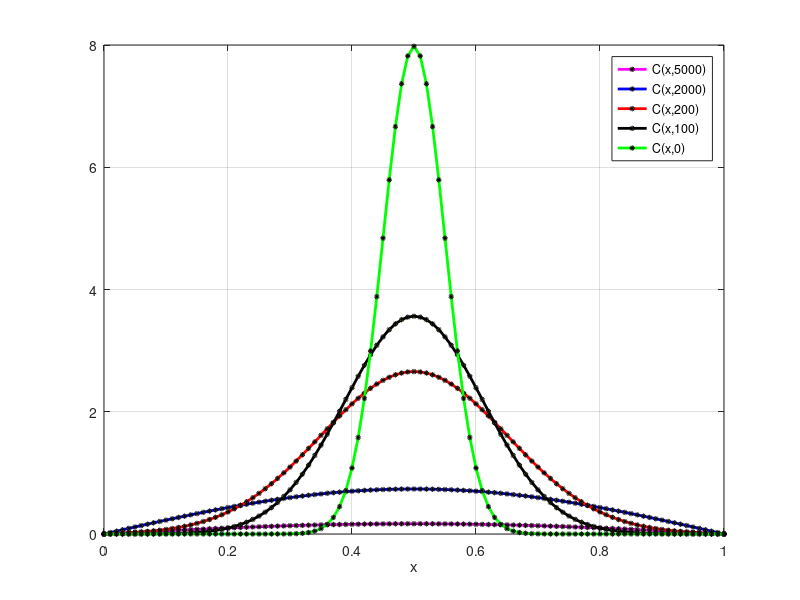
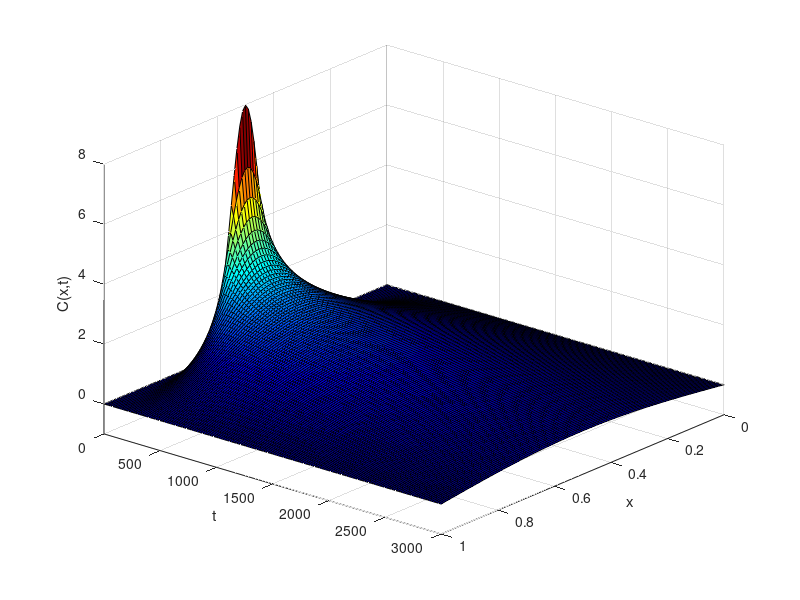

MATLAB code to generate these figures, in order:
clear all;
close all;
clf;
%Solution diffusion eq

%
D=0.00005;
nu=0.5;
sigma=0.05;
numx=101;
dx=1/(numx-1);
x=0:dx:1;
numt=5001;
dt=1;

%
c=zeros(numx,numt);
c(1,1)=0;
c(1,numt)=0;

%
for i=2:numx-1
  %Spatial
  c(i,1)=exp(-((x(i)-nu)^2)/(2*sigma^2))/sqrt(2*pi*sigma^2);
end
t(1)=0;
for j=1:numt
  %Time
  t(j+1)=t(j)+dt;
  for i=2:numx-1
    c(i,j+1)=c(i,j)+D*(dt/dx^2)*(c(i+1,j)-2*c(i,j)+c(i-1,j));
  end
end

%
figure(1)
plot(x,c(:,5001),'mo-','linewidth',2,'markeredgecolor','k','markerfacecolor','y','markersize',2);
hold on;
plot(x,c(:,2001),'bo-','linewidth',2,'markeredgecolor','k','markerfacecolor','y','markersize',2);
hold on;
plot(x,c(:,201),'ro-','linewidth',2,'markeredgecolor','k','markerfacecolor','y','markersize',2);
hold on;
plot(x,c(:,101),'ko-','linewidth',2,'markeredgecolor','k','markerfacecolor','y','markersize',2);
hold on;
plot(x,c(:,1),'go-','linewidth',2,'markeredgecolor','k','markerfacecolor','y','markersize',2);
hold on;
legend('C(x,5000)','C(x,2000)','C(x,200)','C(x,100)','C(x,0)');
grid on
xlabel('x');
hold off

[X,T]=meshgrid(x,t);
figure(2)
Vr=c(:,1:20:5001);  %
tr=T(1:20:5002,:);  %
xr=X(1:20:5002,:);  %

Xr=xr';
Tr=tr';
surf(Xr,Tr,Vr)
view(130,30);
colormap jet
xlabel('x')
ylabel('t')
zlabel('C(x,t)')
axis([0 1 0 3001 -1 8])